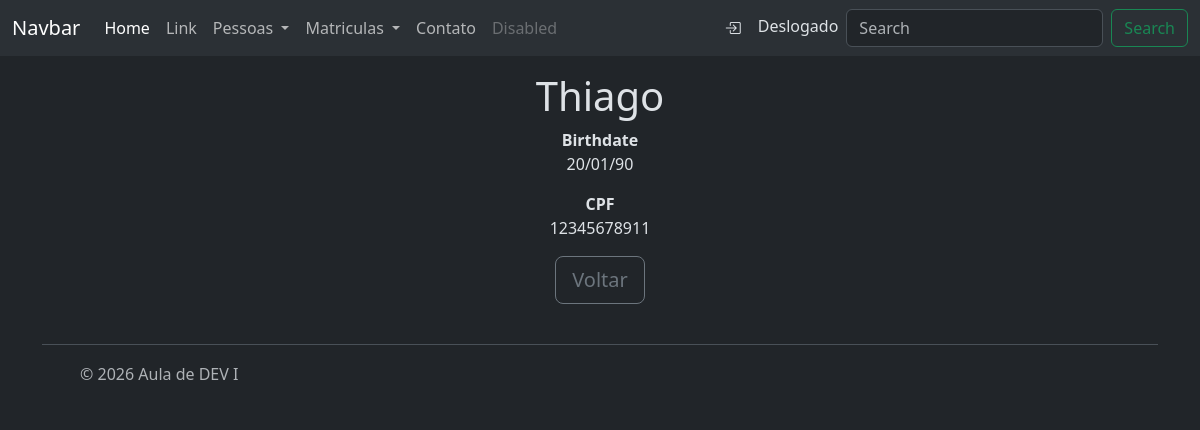
/relacionamentos/person/funcao/read/123, run on the app's committed database.
### relacionamentos/models/pessoa.py (models this page shows, shortened)
class Pessoa(BaseModel):
    nome = models.CharField(max_length=100
                            , verbose_name='Nome'
                            , help_text='Insira o nome da pessoa'
                            , validators=[MinLengthValidator(5)])
    data_nascimento = models.DateField(verbose_name='Data de Nascimento'
                                      , help_text='Insira a data de nascimento da pessoa')
    cpf = models.CharField(max_length=11, unique=True
                           , validators=[MinLengthValidator(11), validacao_cpf]
                           , help_text='Insira o CPF da pessoa'
                           , verbose_name='CPF')

### relacionamentos/views/person.py (the view)
# urls.py: path("person/funcao/read/<int:id>", person.read, name="funcao_person_read"),
def read(request, id):
    person = Pessoa.objects.get(id=id)
    contexto = {"pessoa": person}
    return render(request, "person/read.html", contexto)

### relacionamentos/templates/person/read.html
{% extends "base.html" %}
{% block title %}
{{pessoa.nome}}
{% endblock title %}
{% block content %}
<div class="content">
    <div>
        <strong>Birthdate</strong><p>{{pessoa.data_nascimento|date:"d/m/y"}}</p>
        <strong>CPF</strong><p>{{pessoa.cpf}}</p>
    </div>
        <a class="btn btn-outline-secondary btn-lg" role='button' title='Detalhar' href="{% url 'relacionamentos:funcao_person_list' %}">
            Voltar
        </a>
</div>
{% endblock content %}

### data on the page
Pessoa: nome "Thiago", data_nascimento "20/01/90", cpf "12345678911"
